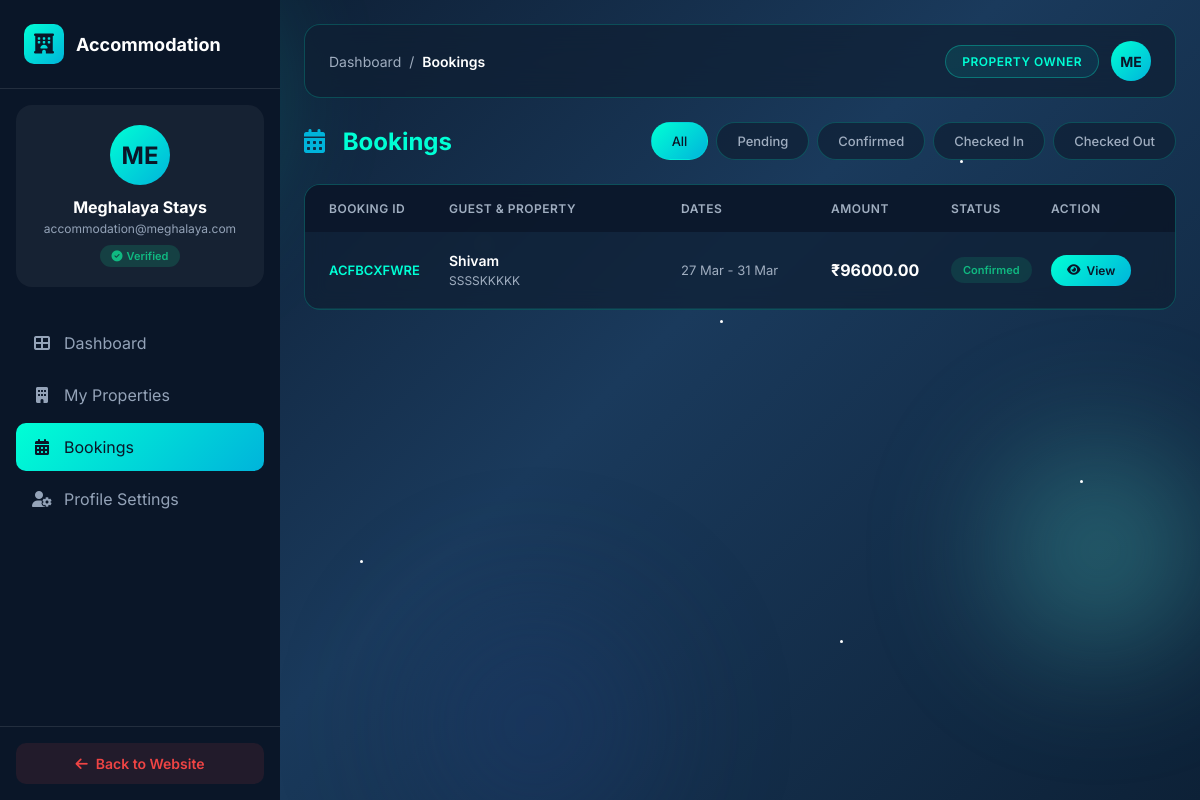
Page /accommodation-owner/bookings/ (signed in) on the committed database.
### app/models.py (models this page shows, shortened)
class AccommodationOwner(models.Model):
    user = models.OneToOneField(User, on_delete=models.CASCADE, related_name='accommodation_owner_profile')
    business_name = models.CharField(max_length=200)
    owner_name = models.CharField(max_length=100)
    phone = models.CharField(max_length=15)
    alternate_phone = models.CharField(max_length=15, blank=True, null=True)
    email = models.EmailField()
    address = models.TextField()
    city = models.CharField(max_length=100, default='Shillong')
    profile_photo = models.ImageField(upload_to='accommodation_owners/', blank=True, null=True)
    id_proof = models.ImageField(upload_to='accommodation_owners/id_proofs/', blank=True, null=True)
    is_verified = models.BooleanField(default=False)
    is_active = models.BooleanField(default=True)
    upi_id = models.CharField(max_length=100, blank=True, null=True, help_text='UPI ID for payments')
    qr_code = models.ImageField(upload_to='accommodation_owners/qr_codes/', blank=True, null=True, help_text='Payment QR Code')
    created_at = models.DateTimeField(auto_now_add=True)
    updated_at = models.DateTimeField(auto_now=True)
    class Meta:
        ordering = ['-created_at']

class AccommodationBooking(models.Model):
    BOOKING_STATUS = [
        ('pending', 'Pending'),
        ('confirmed', 'Confirmed'),
        ('checked_in', 'Checked In'),
        ('checked_out', 'Checked Out'),
        ('cancelled', 'Cancelled'),
        ('no_show', 'No Show'),
    ]
    PAYMENT_STATUS = [
        ('pending', 'Payment Pending'),
        ('submitted', 'Payment Submitted'),
        ('verified', 'Payment Verified'),
        ('failed', 'Payment Failed'),
        ('refunded', 'Refunded'),
    ]
    booking_id = models.CharField(max_length=20, unique=True, editable=False)
    user = models.ForeignKey(User, on_delete=models.CASCADE, related_name='accommodation_bookings')
    accommodation = models.ForeignKey(Accommodation, on_delete=models.CASCADE, related_name='bookings')
    check_in_date = models.DateField()
    check_out_date = models.DateField()
    number_of_rooms = models.PositiveIntegerField(default=1)
    number_of_guests = models.PositiveIntegerField(default=1)
    guest_name = models.CharField(max_length=100)
    guest_phone = models.CharField(max_length=15)
    guest_email = models.EmailField(blank=True, null=True)
    guest_id_type = models.CharField(max_length=50, blank=True, null=True, help_text='Aadhar, Passport, etc.')
    guest_id_number = models.CharField(max_length=50, blank=True, null=True)
    special_requests = models.TextField(blank=True, null=True)
    number_of_nights = models.PositiveIntegerField(default=1)
    room_charges = models.DecimalField(max_digits=10, decimal_places=2)
    extra_charges = models.DecimalField(max_digits=10, decimal_places=2, default=0)
    total_amount = models.DecimalField(max_digits=10, decimal_places=2)
    payment_status = models.CharField(max_length=20, choices=PAYMENT_STATUS, default='pending')
    payment_screenshot = models.ImageField(upload_to='accommodation_payments/', blank=True, null=True)
    payment_date = models.DateTimeField(blank=True, null=True)
    booking_status = models.CharField(max_length=20, choices=BOOKING_STATUS, default='pending')
    owner_remarks = models.TextField(blank=True, null=True)
    actual_check_in = models.DateTimeField(blank=True, null=True)
    actual_check_out = models.DateTimeField(blank=True, null=True)
    created_at = models.DateTimeField(auto_now_add=True)
    updated_at = models.DateTimeField(auto_now=True)
    class Meta:
        ordering = ['-created_at']

class Accommodation(models.Model):
    ACCOMMODATION_TYPES = [
        ('hotel', 'Hotel'),
        ('hostel', 'Hostel'),
        ('guest_house', 'Guest House'),
        ('homestay', 'Homestay'),
        ('resort', 'Resort'),
        ('lodge', 'Lodge'),
        ('cottage', 'Cottage'),
        ('apartment', 'Apartment'),
    ]
    ROOM_TYPES = [
        ('single', 'Single Room'),
        ('double', 'Double Room'),
        ('twin', 'Twin Room'),
        ('triple', 'Triple Room'),
        ('quad', 'Quad Room'),
        ('dormitory', 'Dormitory'),
        ('suite', 'Suite'),
        ('deluxe', 'Deluxe Room'),
        ('family', 'Family Room'),
    ]
    owner = models.ForeignKey(AccommodationOwner, on_delete=models.CASCADE, related_name='accommodations')
    accommodation_type = models.CharField(max_length=20, choices=ACCOMMODATION_TYPES)
    name = models.CharField(max_length=200, help_text='Name of the property')
    room_type = models.CharField(max_length=20, choices=ROOM_TYPES, default='double')
    address = models.TextField()
    city = models.CharField(max_length=100, default='Shillong')
    landmark = models.CharField(max_length=200, blank=True, null=True)
    google_maps_link = models.URLField(blank=True, null=True)
    total_rooms = models.PositiveIntegerField(default=1)
    available_rooms = models.PositiveIntegerField(default=1)
    max_guests_per_room = models.PositiveIntegerField(default=2)
    bed_count = models.PositiveIntegerField(default=1)
    bathroom_attached = models.BooleanField(default=True)
    wifi_available = models.BooleanField(default=False)
    ac_available = models.BooleanField(default=False)
    tv_available = models.BooleanField(default=False)
    parking_available = models.BooleanField(default=False)
    restaurant_available = models.BooleanField(default=False)
    room_service = models.BooleanField(default=False)
    laundry_service = models.BooleanField(default=False)
    hot_water = models.BooleanField(default=True)
    power_backup = models.BooleanField(default=False)
    cctv = models.BooleanField(default=False)
    price_per_night = models.DecimalField(max_digits=10, decimal_places=2)
    extra_person_charge = models.DecimalField(max_digits=10, decimal_places=2, default=0)
    photo_1 = models.ImageField(upload_to='accommodations/')
    photo_2 = models.ImageField(upload_to='accommodations/', blank=True, null=True)
    photo_3 = models.ImageField(upload_to='accommodations/', blank=True, null=True)
    photo_4 = models.ImageField(upload_to='accommodations/', blank=True, null=True)
    photo_5 = models.ImageField(upload_to='accommodations/', blank=True, null=True)
    description = models.TextField(blank=True, null=True)
    house_rules = models.TextField(blank=True, null=True, help_text='Check-in/out times, pet policy, etc.')
    cancellation_policy = models.TextField(blank=True, null=True)
    is_available = models.BooleanField(default=True)
    is_verified = models.BooleanField(default=False)
    is_featured = models.BooleanField(default=False)
    rating = models.DecimalField(max_digits=3, decimal_places=2, default=0)
    total_reviews = models.PositiveIntegerField(default=0)
    created_at = models.DateTimeField(auto_now_add=True)
    updated_at = models.DateTimeField(auto_now=True)
    class Meta:
        ordering = ['-created_at']

### app/views.py (the view)
# urls.py: path('accommodation-owner/bookings/', views.accommodation_owner_bookings, name='accommodation_owner_bookings'),
@login_required
def accommodation_owner_bookings(request):
    try:
        owner = request.user.accommodation_owner_profile
    except AccommodationOwner.DoesNotExist:
        return redirect('accommodation_owner_register')
    bookings = AccommodationBooking.objects.filter(accommodation__owner=owner)
    status_filter = request.GET.get('status')
    if status_filter:
        bookings = bookings.filter(booking_status=status_filter)
    pending_count = AccommodationBooking.objects.filter(
        accommodation__owner=owner,
        booking_status='pending',
        payment_status='submitted'
    ).count()
    return render(request, 'accommodations/owner_bookings.html', {
        'owner': owner,
        'bookings': bookings,
        'status_filter': status_filter,
        'pending_count': pending_count,
    })

### app/templates/accommodations/owner_bookings.html (shortened to what this page needs)
{% extends 'accommodations/acc_owner_base.html' %}
{% block breadcrumb %}
<span class="breadcrumb-separator">/</span>
<span class="breadcrumb-current">Bookings</span>
{% endblock %}
{% block content %}
<div class="page-header">
    <h1><i class="fas fa-calendar-alt" style="color: var(--accent-secondary); margin-right: 12px;"></i> Bookings</h1>
    <div class="filter-tabs">
        <a href="{% url 'accommodation_owner_bookings' %}" class="filter-tab {% if not status_filter %}active{% endif %}">All</a>
        <a href="{% url 'accommodation_owner_bookings' %}?status=pending" class="filter-tab {% if status_filter == 'pending' %}active{% endif %}">Pending</a>
        <a href="{% url 'accommodation_owner_bookings' %}?status=confirmed" class="filter-tab {% if status_filter == 'confirmed' %}active{% endif %}">Confirmed</a>
        <a href="{% url 'accommodation_owner_bookings' %}?status=checked_in" class="filter-tab {% if status_filter == 'checked_in' %}active{% endif %}">Checked In</a>
        <a href="{% url 'accommodation_owner_bookings' %}?status=checked_out" class="filter-tab {% if status_filter == 'checked_out' %}active{% endif %}">Checked Out</a>
    </div>
</div>
<div class="bookings-table">
    {% if bookings %}
    <div class="table-header">
        <div>Booking ID</div>
        <div>Guest & Property</div>
        <div>Dates</div>
        <div>Amount</div>
        <div>Status</div>
        <div>Action</div>
    </div>
    {% for booking in bookings %}
    <div class="booking-row">
        <div class="booking-id">{{ booking.booking_id }}</div>
        <div class="guest-info">
            <h4>{{ booking.guest_name }}</h4>
            <p>{{ booking.accommodation.name }}</p>
        </div>
        <div class="dates">
            {{ booking.check_in_date|date:"d M" }} - {{ booking.check_out_date|date:"d M" }}
        </div>
        <div class="amount">₹{{ booking.total_amount }}</div>
        <div>
            <span class="status-badge {{ booking.booking_status }}">
                {{ booking.get_booking_status_display }}
            </span>
        </div>
        <div>
            <a href="{% url 'manage_accommodation_booking' booking.booking_id %}" class="view-btn">
                <i class="fas fa-eye"></i> View
            </a>
        </div>
    </div>
    {% endfor %}
    {% else %}
    <div class="empty-state">
        <i class="fas fa-calendar-check"></i>
        <h3>No Bookings Found</h3>
        <p>{% if status_filter %}No {{ status_filter }} bookings at the moment.{% else %}You don't have any bookings yet.{% endif %}</p>
    </div>
    {% endif %}
</div>
{% endblock %}

### app/templates/accommodations/acc_owner_base.html (shortened to what this page needs)
{% load static %}
<!DOCTYPE html>
<html lang="en">
<head>
    <link rel="stylesheet" href="https://cdnjs.cloudflare.com/ajax/libs/font-awesome/6.4.0/css/all.min.css">
</head>
<body>
    <div class="animated-bg">
        <div class="bg-orb bg-orb-2"></div>
        <div class="bg-orb bg-orb-3"></div>
        <div class="star" style="top: 20%; left: 80%; animation-delay: 0.5s;"></div>
        <div class="star" style="top: 30%; left: 40%; animation-delay: 1s;"></div>
        <div class="star" style="top: 40%; left: 60%; animation-delay: 1.5s;"></div>
        <div class="star" style="top: 60%; left: 90%; animation-delay: 0.3s;"></div>
        <div class="star" style="top: 70%; left: 30%; animation-delay: 0.8s;"></div>
        <div class="star" style="top: 80%; left: 70%; animation-delay: 1.3s;"></div>
    </div>
    <aside class="sidebar" id="sidebar">
        <div class="sidebar-inner">
            <div class="logo-container">
                <div class="logo-icon">
                    <i class="fas fa-hotel"></i>
                </div>
                <span class="logo-text">Accommodation</span>
            </div>
            <div class="owner-profile-card">
                <div class="owner-avatar">
                    {% if owner.profile_photo %}
                    <img src="{{ owner.profile_photo.url }}" alt="{{ owner.business_name }}" style="width: 100%; height: 100%; border-radius: 50%; object-fit: cover;">
                    {% else %}
                    {{ owner.business_name|slice:":2"|upper }}
                    {% endif %}
                </div>
                <div class="owner-info">
                    <h4>{{ owner.business_name }}</h4>
                    <p>{{ owner.user.email }}</p>
                    {% if owner.is_verified %}
                    <span class="verification-badge verified"><i class="fas fa-check-circle"></i> Verified</span>
                    {% else %}
                    <span class="verification-badge pending"><i class="fas fa-clock"></i> Pending</span>
                    {% endif %}
                </div>
            </div>
            <nav class="sidebar-nav">
                <a href="{% url 'accommodation_owner_dashboard' %}" class="sidebar-link {% if request.resolver_match.url_name == 'accommodation_owner_dashboard' %}active{% endif %}">
                    <i class="fas fa-th-large"></i>
                    <span>Dashboard</span>
                </a>
                <a href="{% url 'accommodation_owner_accommodations' %}" class="sidebar-link ">
                    <i class="fas fa-building"></i>
                    <span>My Properties</span>
                </a>
                <a href="{% url 'accommodation_owner_bookings' %}" class="sidebar-link {% if request.resolver_match.url_name == 'accommodation_owner_bookings' or request.resolver_match.url_name == 'manage_accommodation_booking' %}active{% endif %}">
                    <i class="fas fa-calendar-alt"></i>
                    <span>Bookings</span>
                </a>
                <a href="{% url 'accommodation_owner_profile' %}" class="sidebar-link {% if request.resolver_match.url_name == 'accommodation_owner_profile' %}active{% endif %}">
                    <i class="fas fa-user-cog"></i>
                    <span>Profile Settings</span>
                </a>
            </nav>
            <div class="sidebar-footer">
                <a href="{% url 'home' %}" class="logout-btn">
                    <i class="fas fa-arrow-left"></i>
                    <span>Back to Website</span>
                </a>
            </div>
        </div>
    </aside>
    <main class="main-content">
        <header class="header">
            <div class="header-left">
                <nav class="breadcrumb">
                    <a href="{% url 'accommodation_owner_dashboard' %}" class="breadcrumb-link">Dashboard</a>
                    {% block breadcrumb %}{% endblock %}
                </nav>
            </div>
            <div class="header-right">
                <span class="owner-badge">Property Owner</span>
                <div class="profile-avatar">
                    {{ owner.business_name|slice:":2"|upper }}
                </div>
            </div>
        </header>
        <div class="content-wrapper">
            {% block content %}{% endblock %}
        </div>
    </main>
</body>
</html>

### rows in the picture
AccommodationOwner: business_name "ME", business_name "Meghalaya Stays", user.email "accommodation@meghalaya.com"
AccommodationBooking: booking_id "ACFBCXFWRE", guest_name "Shivam", accommodation.name "SSSSKKKKK", check_in_date "27 Mar", check_out_date "31 Mar", total_amount "96000.00", booking_status "Confirmed"
